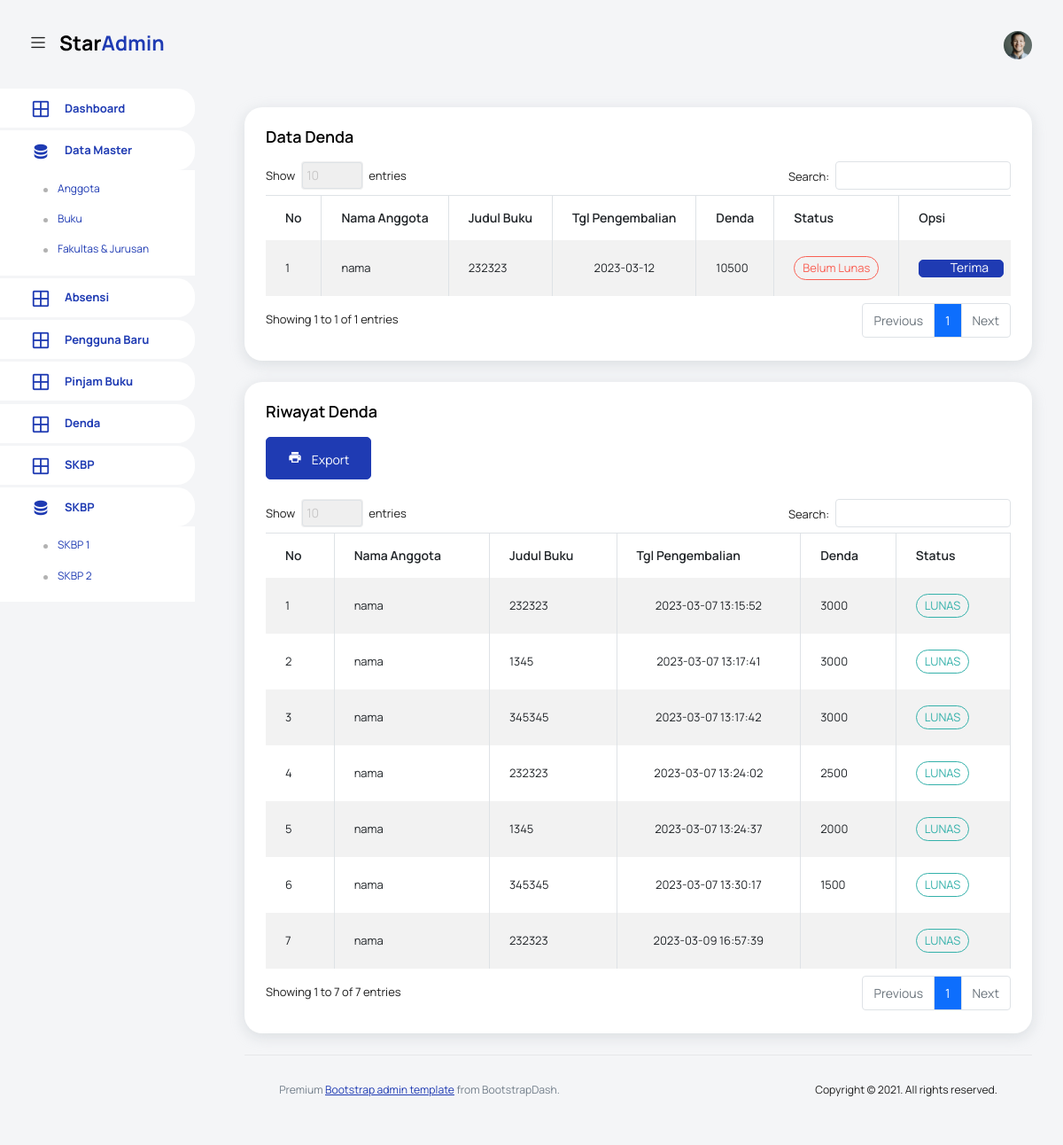
Screenshot of /pages/denda/index.php with the database file from the repository.
### tables this page shows
CREATE TABLE `p_buku` (
  `id` int(11) NOT NULL,
  `code` varchar(12) NOT NULL,
  `jdl_buku` varchar(80) NOT NULL,
  `tgl_pnjm` date NOT NULL DEFAULT current_timestamp(),
  `tgl_kmbl` date NOT NULL DEFAULT current_timestamp(),
  `status` varchar(5) NOT NULL,
  `denda` varchar(12) DEFAULT NULL,
  `nama` varchar(40) NOT NULL,
  `created` timestamp NOT NULL DEFAULT current_timestamp() ON UPDATE current_timestamp()
);

### config/function-denda.php (the view, shortened to what this page needs)
<?php
function Denda()
{
    include 'koneksi.php';
    $sql = "SELECT * FROM `p_buku` WHERE `tgl_kmbl` < CURDATE() AND `status` LIKE '1'";
    $result = $conn->query($sql);
    $i = 0;
    while ($row = $result->fetch_assoc()) {
        $i++;
        $date1 = date("Y-m-d");
        $date2 = $row['tgl_kmbl'];
        $diff = strtotime($date1) - strtotime($date2);
        $days = round($diff / (60 * 60 * 24));
            echo "<tr>
                        <td>" . $i . "</td>
                        <td>" . $row['nama'] . "</td>
                        <td>" . $row['jdl_buku'] . "</td>
                        <td><center>" . $row['tgl_kmbl'] . "</center></td>
                        <td>" . $days * 500 . "</td>
                        <td><label for='' class='badge badge-danger'> Belum Lunas</label></td>
                        <td>
                        <a href='index.php?terima=" . $row['id'] . "&denda=". $days * 500 ."&code=". $row['code']."' type='submit' class='btn btn-primary btn-icon-text'>
                          <i class='ti-check btn-icon-prepend'></i>
                          Terima
                        </a>
                        </td>
                    </tr>";
        }
}
function riwayat_Denda()
{
  include 'koneksi.php';
  $sql = "SELECT * FROM `p_buku` WHERE `tgl_kmbl` < CURDATE() AND `status` LIKE '2'";
  $result = $conn->query($sql);
  $i = 0;
  while ($row = $result->fetch_assoc()) {
    $i++;
    echo "<tr>
                        <td>" . $i . "</td>
                        <td>" . $row['nama'] . "</td>
                        <td>" . $row['jdl_buku'] . "</td>
                        <td><center>" . $row['created'] . "</center></td>
                        <td>" . $row['denda'] . "</td> <td><label for='' class='badge badge-success'>LUNAS</label></td>
                    </tr>";
  }
}
?>

### rows the page displays
p_buku: nama "nama", jdl_buku "232323", tgl_kmbl "2023-03-12"
p_buku: nama "nama", jdl_buku "232323", created "2023-03-07 13:15:52", denda "3000"
p_buku: nama "nama", jdl_buku "1345", created "2023-03-07 13:17:41", denda "3000"
p_buku: nama "nama", jdl_buku "345345", created "2023-03-07 13:17:42", denda "3000"
p_buku: nama "nama", jdl_buku "232323", created "2023-03-07 13:24:02", denda "2500"
p_buku: nama "nama", jdl_buku "1345", created "2023-03-07 13:24:37", denda "2000"
p_buku: nama "nama", jdl_buku "345345", created "2023-03-07 13:30:17", denda "1500"
p_buku: nama "nama", jdl_buku "232323", created "2023-03-09 16:57:39"
